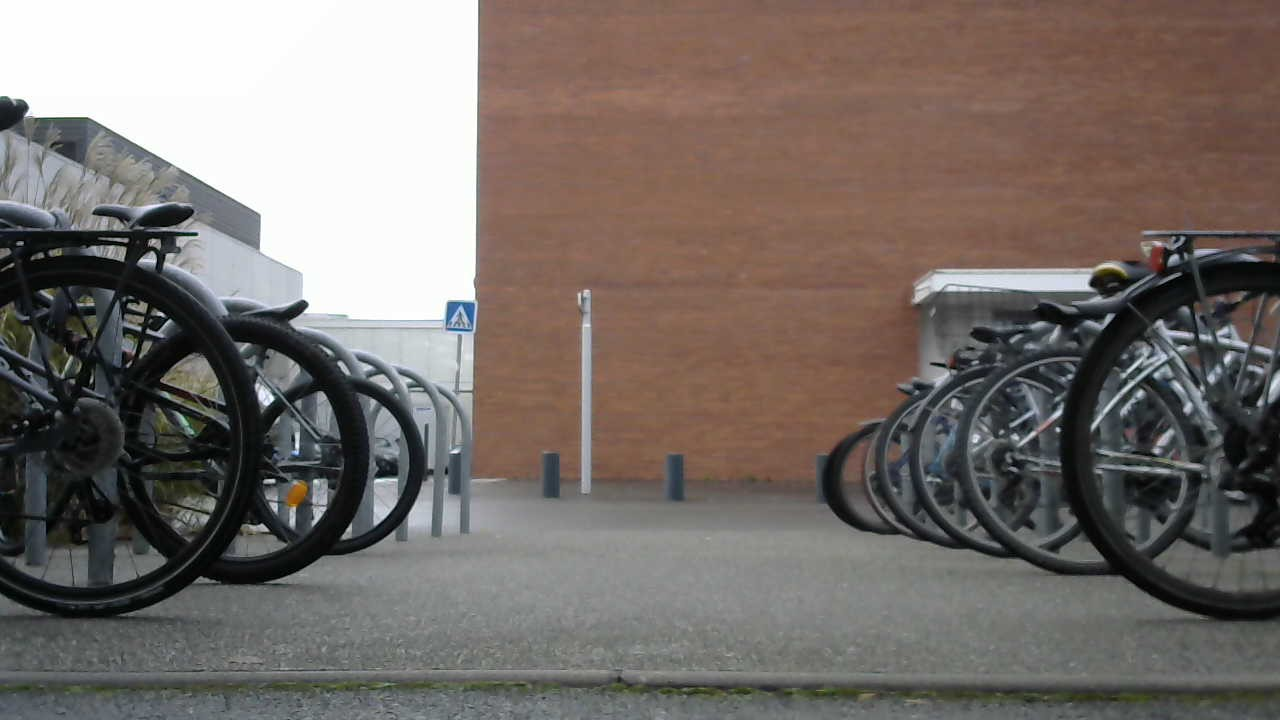
#> input picture pathDetection/images/camera/WIN_20241121_09_58_45_Pro.jpg, 1280 x 720 px
$ python pathDetection.py
#> lines starting #> are read from the running program, lines starting #| are printed output that depends on the picture; after the words box and inside, x2 and y2 are one past the last pixel; in counts of white or black regions, pixels touching at a corner belong together
import cv2
import numpy as np

def detect_and_draw_path(image_path):
    # Retrieve the image
    image = cv2.imread(image_path)
#> image is the input picture: shape (720, 1280, 3); mean B, G, R 106.1, 110.8, 119.1

    # Pre-process the image
    gray_image = cv2.cvtColor(image, cv2.COLOR_BGR2GRAY)
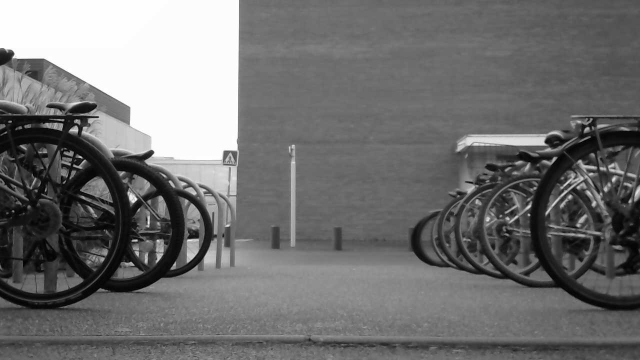
#> gray_image: shape (720, 1280) (shown at 1/2 size); min 0, max 255, mean 112.8
    blurred_image = cv2.GaussianBlur(gray_image, (9, 9), 0)
    edges = cv2.Canny(blurred_image, threshold1=50, threshold2=200)
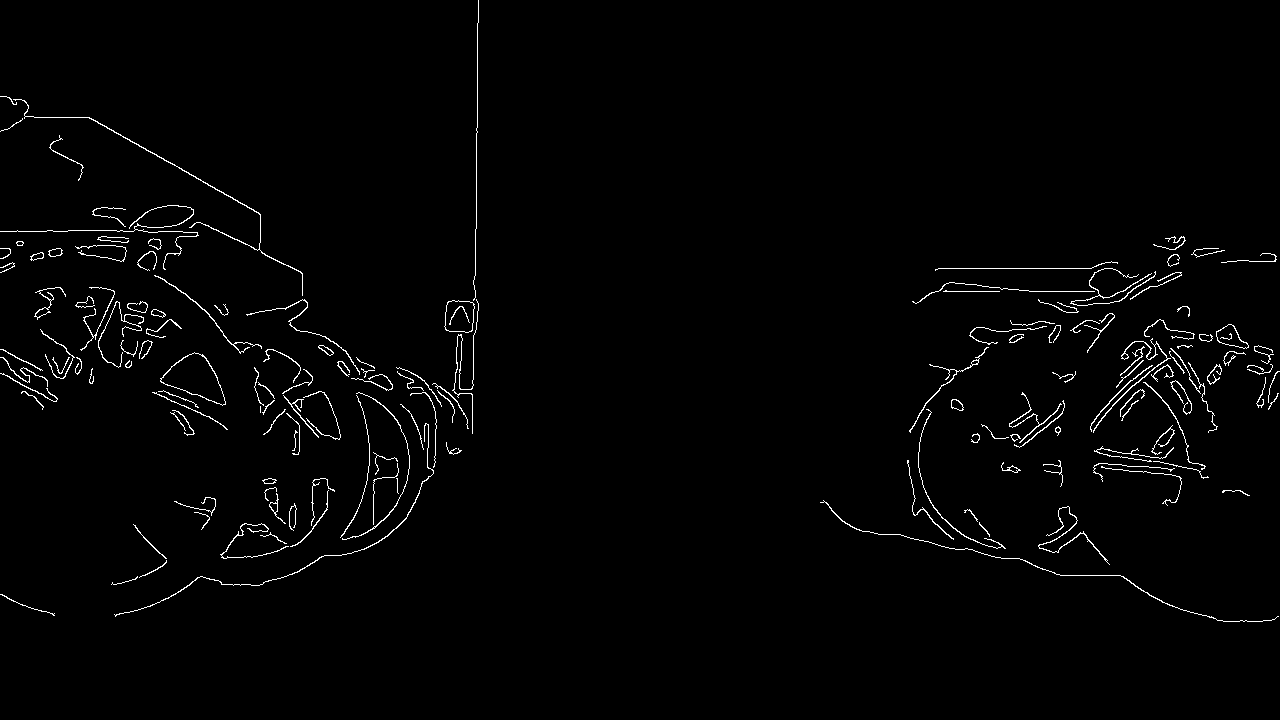
#> edges: shape (720, 1280); 1.6% white in thin lines or dots, all inside (x1, y1, x2, y2) = (0, 0, 1280, 622)

    # Find the contours
    contours, _ = cv2.findContours(edges, cv2.RETR_EXTERNAL, cv2.CHAIN_APPROX_SIMPLE)
#> contours = 151 contours, 90 with area under 20; largest, box (x1, y1, x2, y2) and area: (160, 352, 226, 406) 1821, (444, 300, 475, 333) 822, (1216, 324, 1249, 349) 419, (13, 99, 303, 296) 148, (1093, 338, 1171, 433) 130

    # Divide the image in 4 parts: half in width, 2/3 and 1/3 in height
    height, width = edges.shape
    mid_x = width // 2
    half_y = 3 * height // 4
    exclude_band_y = int(height * 0.87)  # Exclude bottom 10% of the image

    # Categorize contours by part of the image, excluding the bottom band
    left_contours = [
        pt for contour in contours for pt in contour
        if pt[0][0] < mid_x and half_y <= pt[0][1] < exclude_band_y
    ]
#> left_contours = 580 items, first 6: [[0, 594]], [[1, 594]], [[2, 595]], [[3, 595]], [[4, 596]], [[5, 596]]
    right_contours = [
        pt for contour in contours for pt in contour
        if pt[0][0] >= mid_x and half_y <= pt[0][1] < exclude_band_y
    ]
#> right_contours = 461 items, first 6: [[1053, 540]], [[1052, 540]], [[1051, 541]], [[1050, 541]], [[1049, 542]], [[1046, 542]]

    # Initialize points to trace the line to delimit the right and left side of the path
    A1, A2, B1, B2 = None, None, None, None

    # Find the points to trace the line to delimit the right side of the path
    if right_contours:
        A1 = min(right_contours, key=lambda pt: (pt[0][1], pt[0][0]))[0]  # Top + right
#> A1 = [919, 540]
        B1 = max(right_contours, key=lambda pt: (pt[0][1], -pt[0][0]))[0]  # Bottom + right
#> B1 = [1223, 621]

    # Find the points to trace the line to delimit the left side of the path
    if left_contours:
        A2 = min(left_contours, key=lambda pt: (pt[0][1], -pt[0][0]))[0]  # Top + left
#> A2 = [381, 540]
        B2 = max(left_contours, key=lambda pt: pt[0][1])[0]  # Bottom + left
#> B2 = [115, 616]

    # Draw the line and mark the point
    result_image = image.copy()
    if A1 is not None and B1 is not None:
        cv2.line(result_image, tuple(A1), tuple(B1), (255, 0, 0), 3)  # Blue line (right)
        cv2.circle(result_image, tuple(A1), 10, (255, 255, 0), -1)  # A1
#> result_image: shape (720, 1280, 3); mean B, G, R 106.5, 110.7, 118.9
        cv2.circle(result_image, tuple(B1), 10, (255, 255, 0), -1)  # B1
#> result_image: shape (720, 1280, 3); mean B, G, R 106.5, 110.8, 118.9
    if A2 is not None and B2 is not None:
        cv2.line(result_image, tuple(A2), tuple(B2), (0, 0, 255), 3)  # Red line (left)
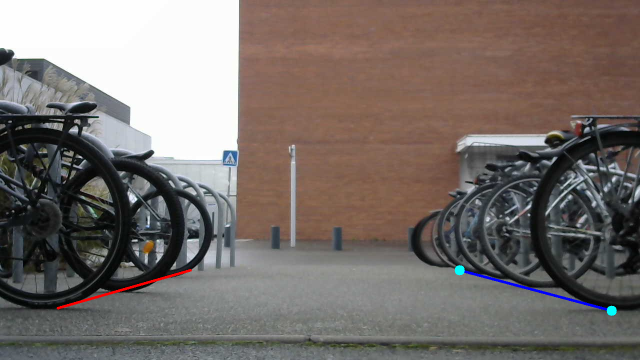
#> result_image: shape (720, 1280, 3) (shown at 1/2 size); mean B, G, R 106.5, 110.7, 119.2
        cv2.circle(result_image, tuple(A2), 10, (0, 255, 255), -1)  # A2
#> result_image: shape (720, 1280, 3); 0.03% of pixels changed, all inside (x1, y1, x2, y2) = (371, 530, 392, 551)
        cv2.circle(result_image, tuple(B2), 10, (0, 255, 255), -1)  # B2
#> result_image: shape (720, 1280, 3); mean B, G, R 106.4, 110.8, 119.4

    # Visual debugging: Display detected contours
    debug_image = image.copy()
    cv2.drawContours(debug_image, contours, -1, (0, 255, 0), 1)
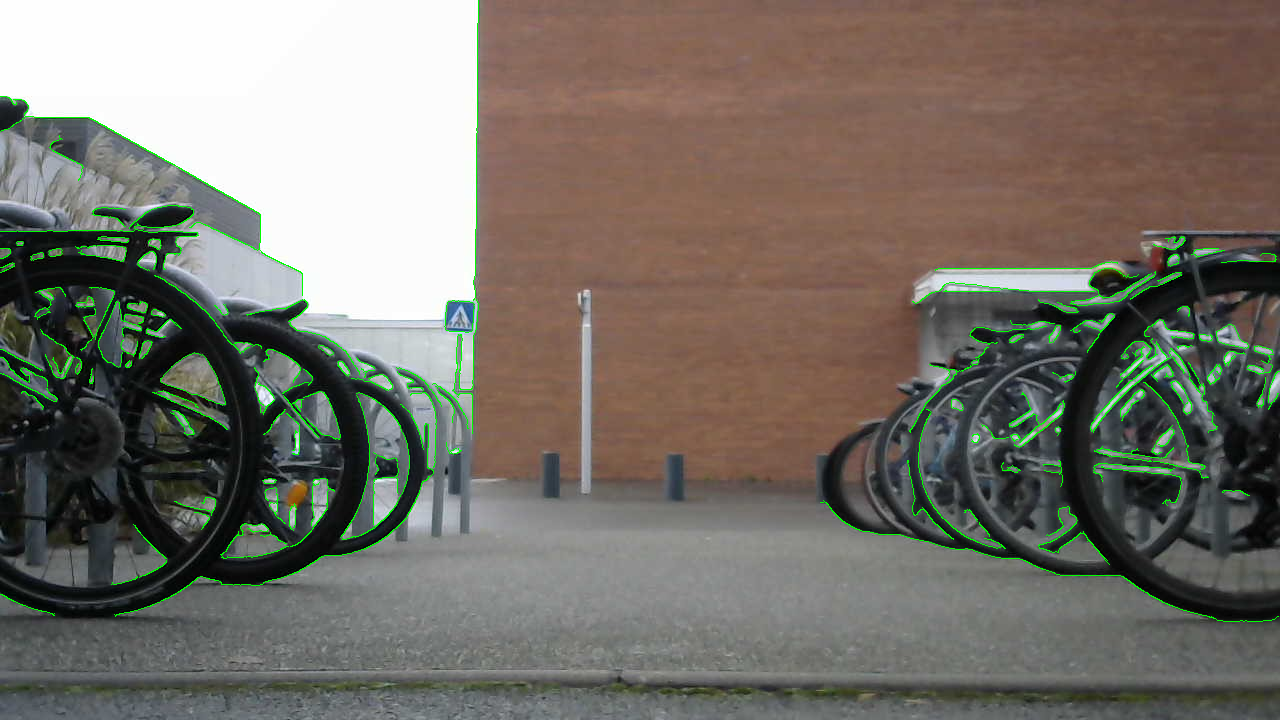
#> debug_image: shape (720, 1280, 3); 1.53% of pixels changed, all inside (x1, y1, x2, y2) = (0, 0, 1280, 622)

    # Display results
    cv2.imshow("Contours detectes", debug_image)
    cv2.imshow("Resultat avec limite ajustee", result_image)
    cv2.waitKey(0)
    cv2.destroyAllWindows()

# Test with provided images
detect_and_draw_path("images/camera/WIN_20241121_09_58_45_Pro.jpg")

$ run again, with pathDetection/images/camera/WIN_20241121_09_58_39_Pro.jpg copied over pathDetection/images/camera/WIN_20241121_09_58_45_Pro.jpg
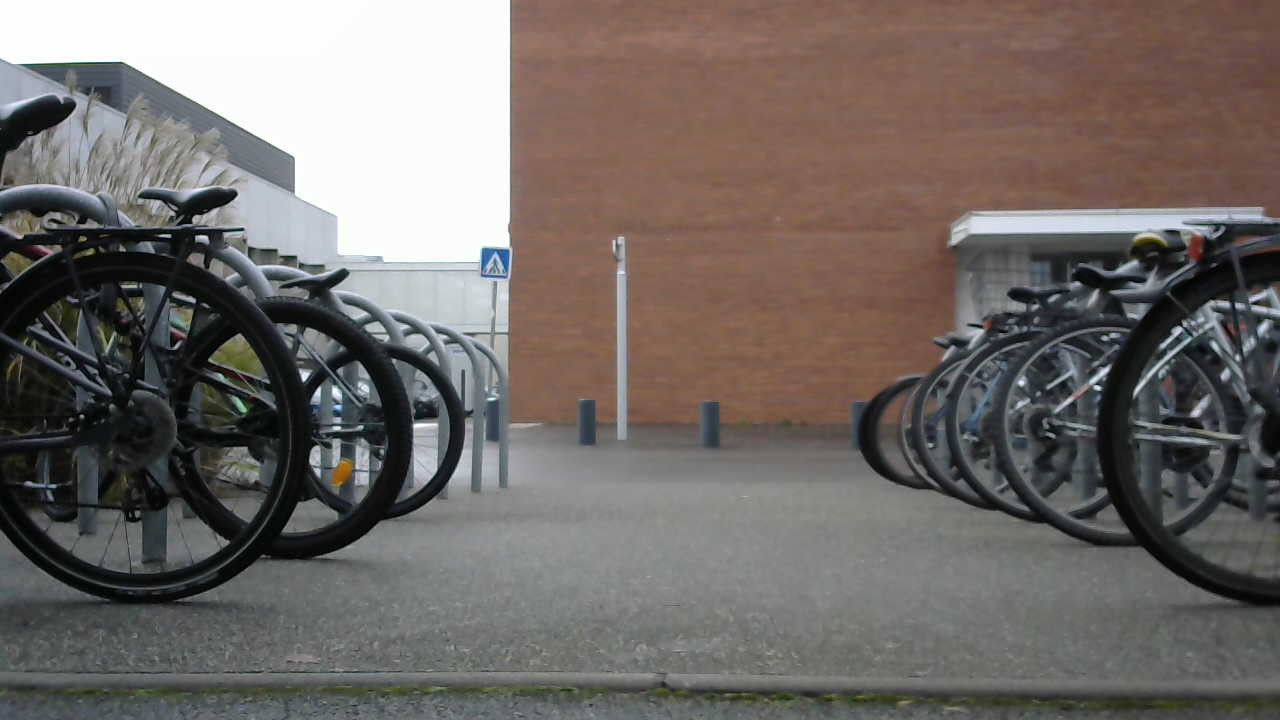
#> input picture pathDetection/images/camera/WIN_20241121_09_58_39_Pro.jpg, 1280 x 720 px
#> in detect_and_draw_path, image is the input picture: shape (720, 1280, 3); mean B, G, R 103.6, 107.2, 113.5
#> in detect_and_draw_path, `edges = cv2.Canny(blurred_image, threshold1=50, threshold2=200)`:
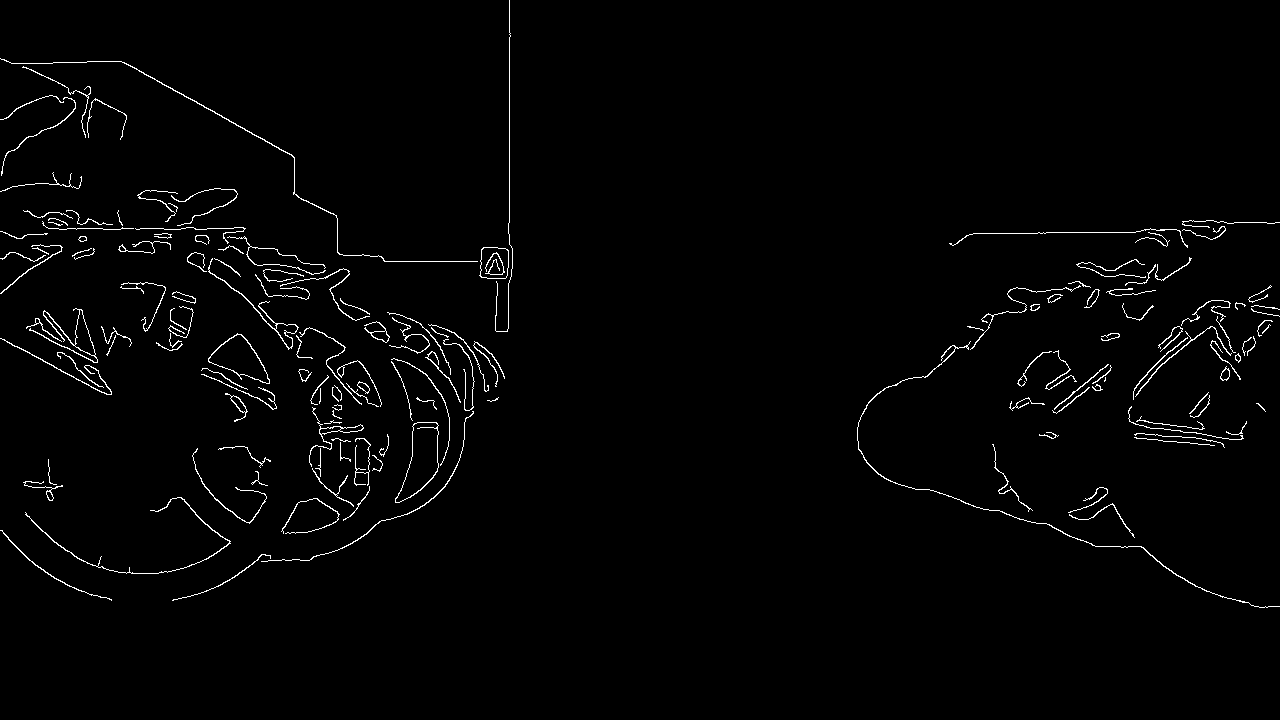
#> edges: shape (720, 1280); 1.6% white in thin lines or dots, all inside (x1, y1, x2, y2) = (0, 0, 1280, 608)
#> contours = 152 contours, 92 with area under 20; largest, box (x1, y1, x2, y2) and area: (395, 422, 439, 503) 1895, (208, 333, 270, 384) 1528, (479, 247, 509, 279) 816, (29, 308, 98, 363) 568, (208, 258, 299, 350) 374
#> left_contours = 547 items, first 6: [[261, 554]], [[258, 557]], [[258, 558]], [[255, 561]], [[254, 561]], [[250, 565]]
#> right_contours = 189 items, first 6: [[1080, 540]], [[1083, 540]], [[1084, 541]], [[1085, 541]], [[1086, 542]], [[1088, 542]]
#> A1 = [1080, 540]
#> B1 = [1259, 607]
#> A2 = [357, 540]
#> B2 = [172, 600]
#> in detect_and_draw_path, `cv2.drawContours(debug_image, contours, -1, (0, 255, 0), 1)`:
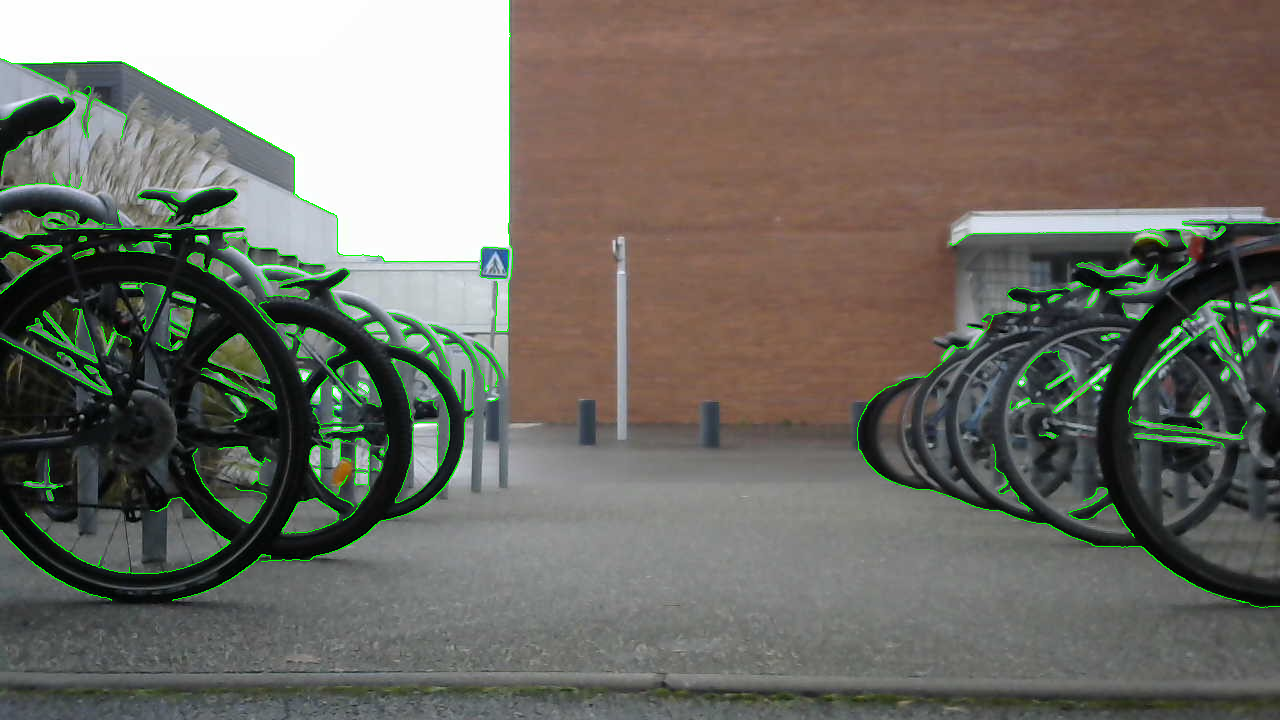
#> debug_image: shape (720, 1280, 3); 1.6% of pixels changed, all inside (x1, y1, x2, y2) = (0, 0, 1280, 608)
